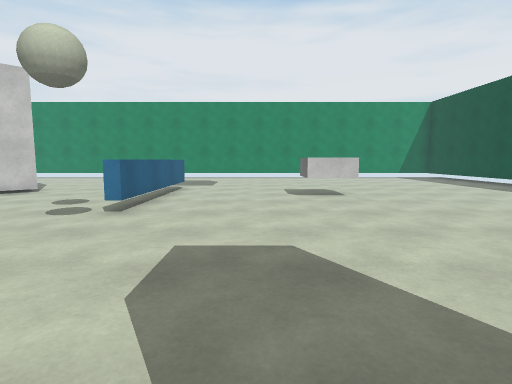
[1] (above)

22 first-person views from a walk through a scene from a Unity 3-D project. The camera is 1.3 m above the floor, tilts 6° down and sees 80° across. The floor is counted in squares, 1 m on a side. Each view is taken from the middle of a square. On the plan, view 1 faces up. The plan holds only what a view shows up to about 14 squares ahead; the rest is blank. The player character is not drawn. Surface patterns are stand-ins for the level's own textures.

[2]
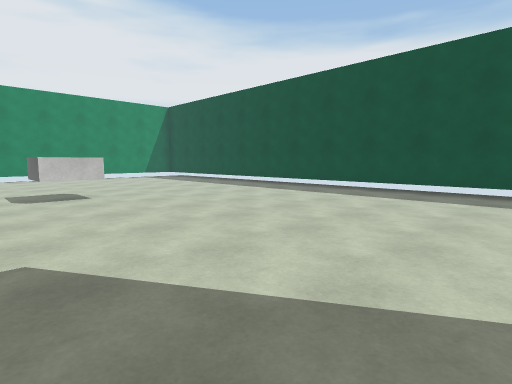

[3]
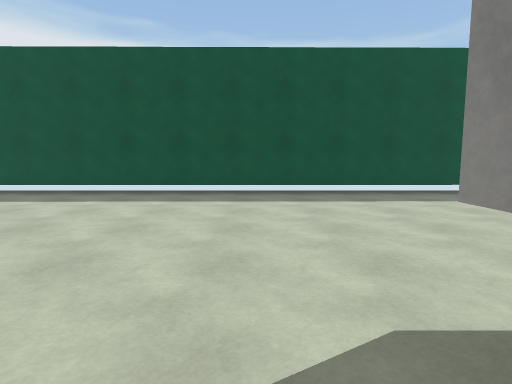

[4]
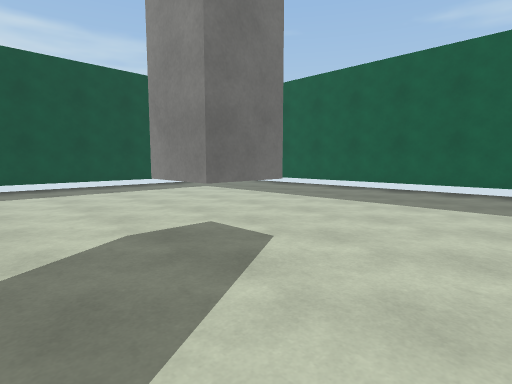

[5]
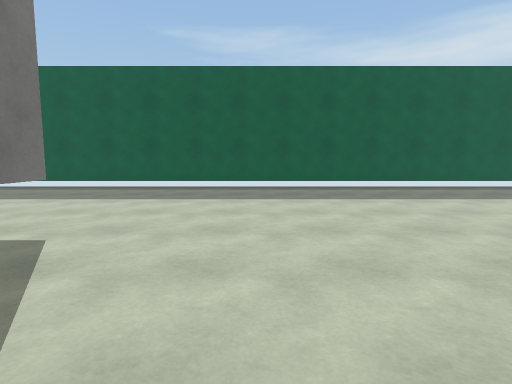

[6]
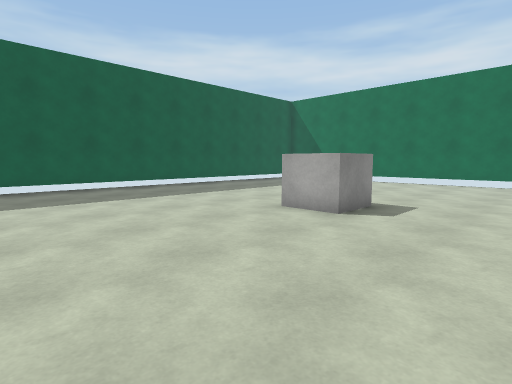

[7]
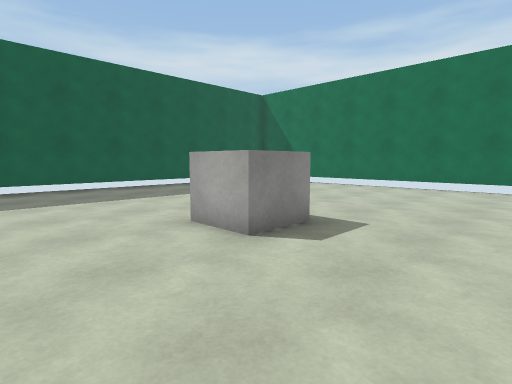

[8]
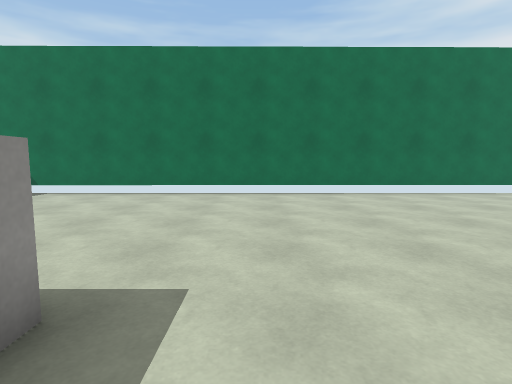

[9]
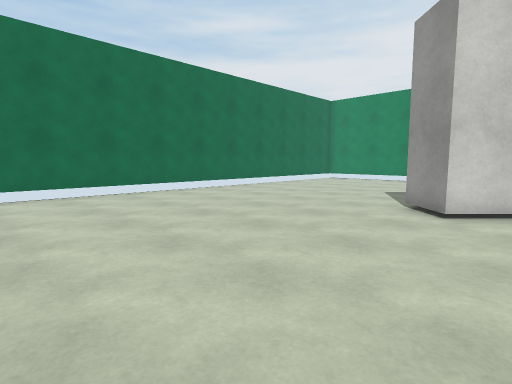

[10]
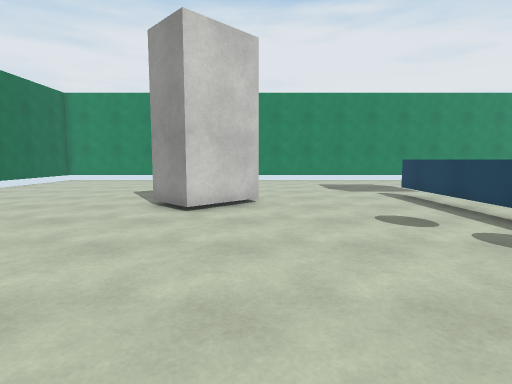

[11]
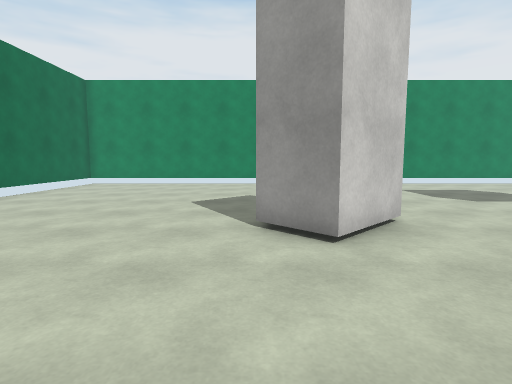

[12]
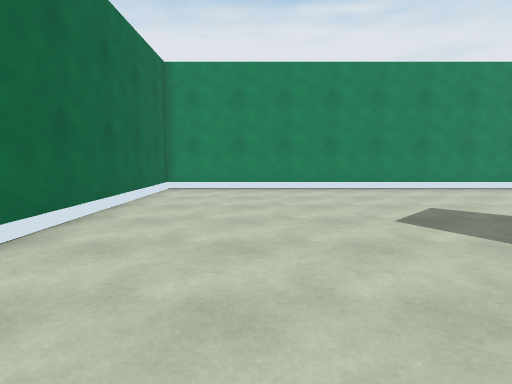

[13]
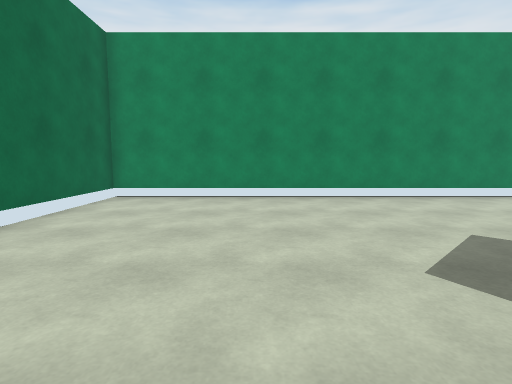

[14]
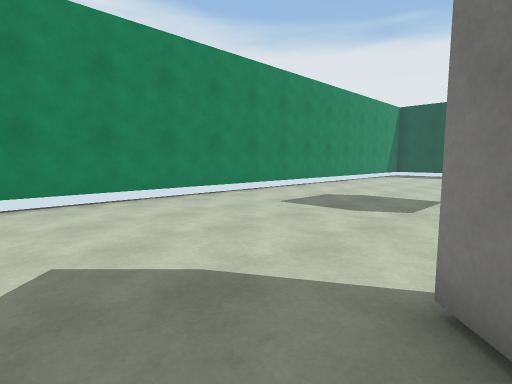

[15]
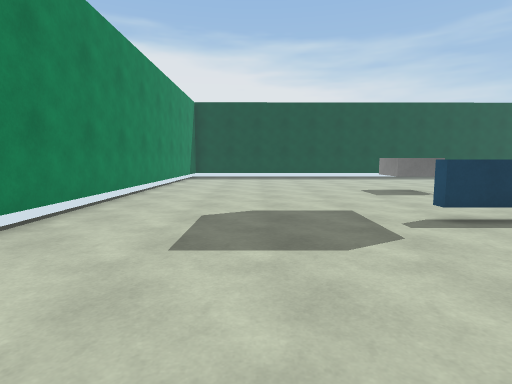

[16]
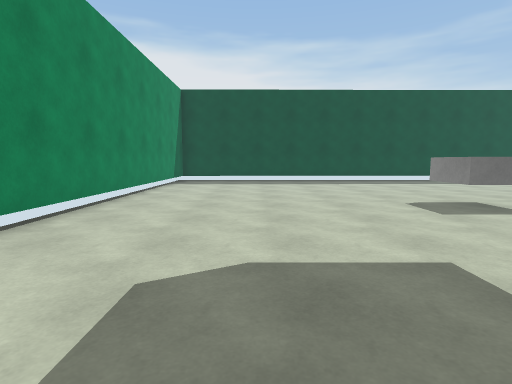

[17]
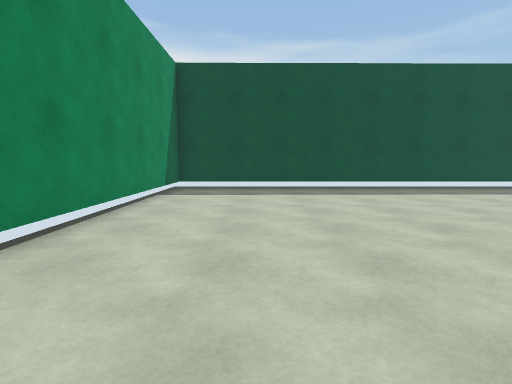

[18]
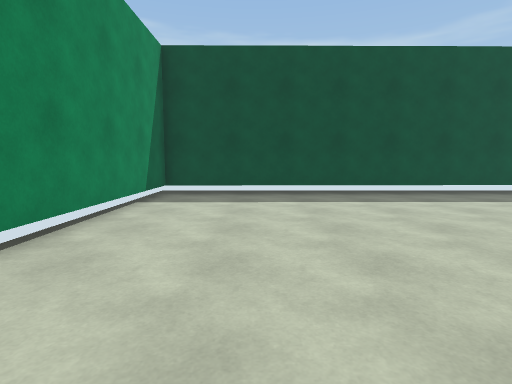

[19]
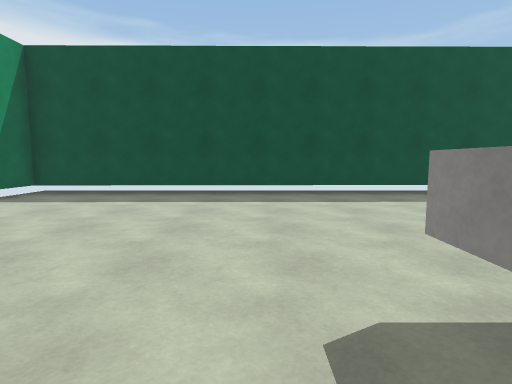

[20]
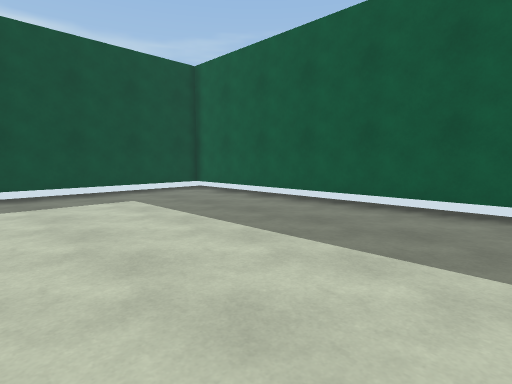

[21]
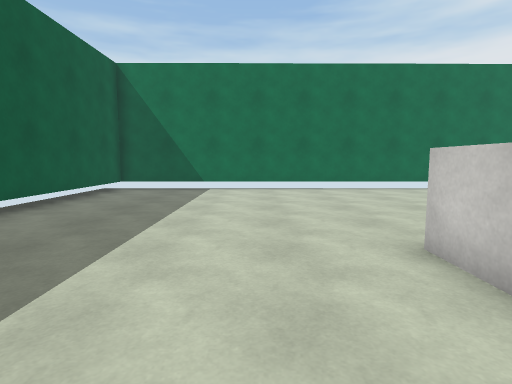

[22]
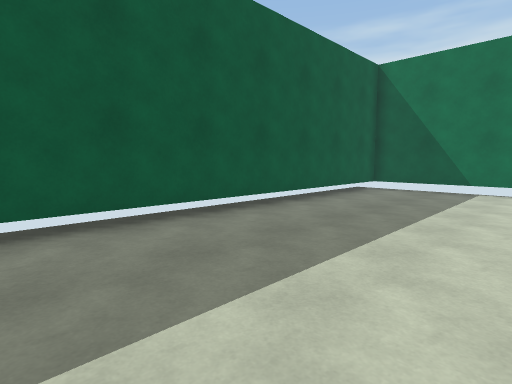

### Floor plan
Key: @ floor where view 1 was taken; # wall or solid block; . floor; O other object.
Columns run from 21 left of view 1 to 13 right of it. Each row starts with its distance up from view 1.
 23 ###################################
 22 #.................................#
 21 #.................................#
 20 #.................................#
 19 #.................................#
 18 #.................................#
 17 #.................................#
 16 #.................................#
 15 #.................................#
 14 #................##...............#
 13  .........##.....##...............#
 12  ........####....##....OO.........#
 11 #.........##.....##....OO.........#
 10 #................##...............#
  9 #................##...............#
  8 #................##...............#
  7 #.................................#
  6 #.................................#
  5 #.............. ..................#
  4 #...........     .................#
  3 #.................................#
  2 #.................................#
  1 #.................................#
  0 #....................@............#
 -1 #.........OO...........##.........#
 -2 #.........OO...........# .........#
 -3 #.................................#
 -4 #.................................#
 -5 #.................................#
 -6 #.................................#
 -7 #.................................#
 -8 #.................................#
 -9 #.................................#
-10 #.................................#
-11 ###################################

Positions as (right, up) in squares from view 1, and headings:
1: (0, 0), facing up
2: (0, 0), facing up-right
3: (1, 1), facing right
4: (-2, 2), facing down-right
5: (-2, 3), facing down
6: (-3, 3), facing down-left
7: (-6, 3), facing down-left
8: (-9, 1), facing left
9: (-9, 3), facing up-left
10: (-9, 3), facing up
11: (-12, 6), facing up
12: (-17, 9), facing up
13: (-16, 12), facing up
14: (-13, 13), facing up-right
15: (-10, 18), facing right
16: (-6, 18), facing right
17: (-1, 19), facing right
18: (1, 19), facing right
19: (1, 14), facing right
20: (1, -3), facing down-right
21: (-7, -5), facing left
22: (-7, -5), facing down-left
